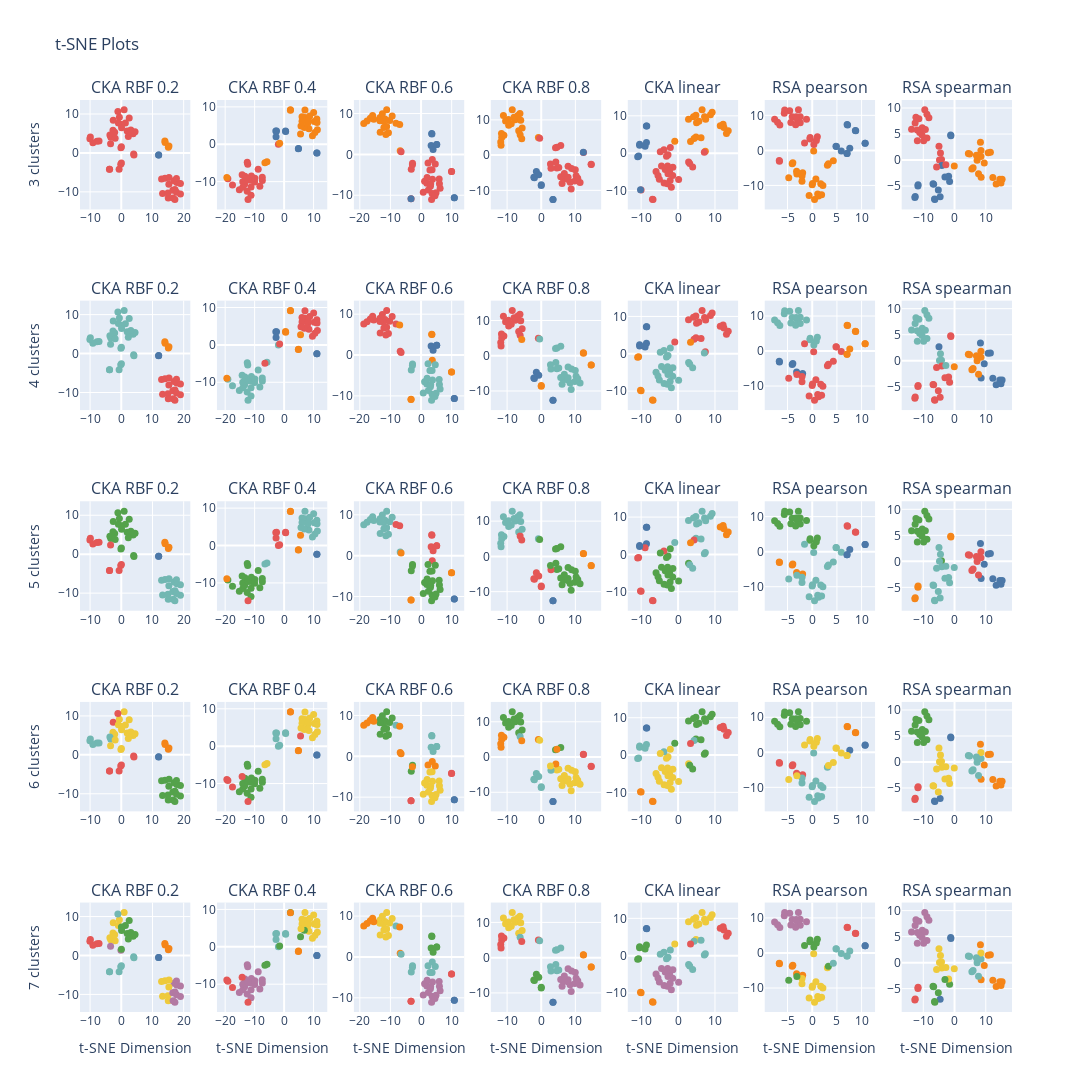

Notebook cell for this chart:
### Code cell
import plotly.graph_objects as go
from plotly.subplots import make_subplots
import plotly.io as pio
import numpy as np
import plotly.express as px

# Define number of rows and columns for the subplots
n = len(sim_mats.keys())
m = lbl_assignment_clustering_labels['cka_kernel_linear_unbiased'].shape[1]

# Create subplot grid
fig = make_subplots(
    rows=m, 
    cols=n,
    subplot_titles=[f'{name_mapping[key]}' for key in tsne_embeddings]*m
)

categories = lbl_assignment_clustering_labels['cka_kernel_rbf_unbiased_sigma_0.2']['7 clusters'].cat.categories.tolist()

color_palette = px.colors.qualitative.T10
label_to_color = {label: color_palette[label] for label in categories}


for i, (key, embedd) in enumerate(tsne_embeddings.items()):
    for j, col in enumerate(lbl_assignment_clustering_labels[key]):
        lbls = lbl_assignment_clustering_labels[key][col]
        colors = [label_to_color[label] for label in lbls]
        scatter = go.Scatter(
            x=embedd[:, 0],
            y=embedd[:, 1],
            mode='markers',
            marker=dict(color=colors,
                        size=7),
            showlegend=False,
            hovertext=lbls.index.tolist()
        )
        fig.add_trace(scatter, row=j+1, col=i+1)
        

# Update axis labels and titles
for i, col in enumerate(lbl_assignment_clustering_labels[key]):
    fig.update_yaxes(title_text=f'{col}', row=i+1, col=1)
    
for i in range(n):
    fig.update_xaxes(title_text='t-SNE Dimension', row=m, col=i+1)

fig.update_layout(height=300*m, width=300*n, title_text="t-SNE Plots", showlegend=False)

if SAVE:
    fig_html = storing_path / f'tsne_clustering_{lbl_assignment_method}_overview.html'
    pio.write_html(fig, file=fig_html, auto_open=True)
fig.show()
